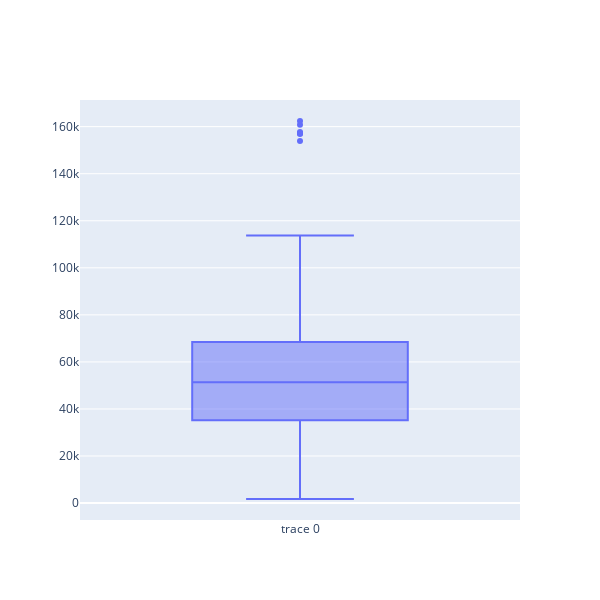

Notebook cell for this chart:
### Code cell
fig =go.Figure(go.Box(y=df['Income']))
fig.update_layout(width=600,height=600)
fig.show()

### Figure 1 — Plotly figure (JSON) as saved in the notebook; plotly's stock layout.template omitted (floating-point values rounded to 4 significant figures; data arrays with more than 128 entries replaced by an {"elided": "..."} marker saying what was removed)
{"data": [{"type": "box", "y": {"elided": "2211 int values"}}], "layout": {"height": 600, "width": 600}}
